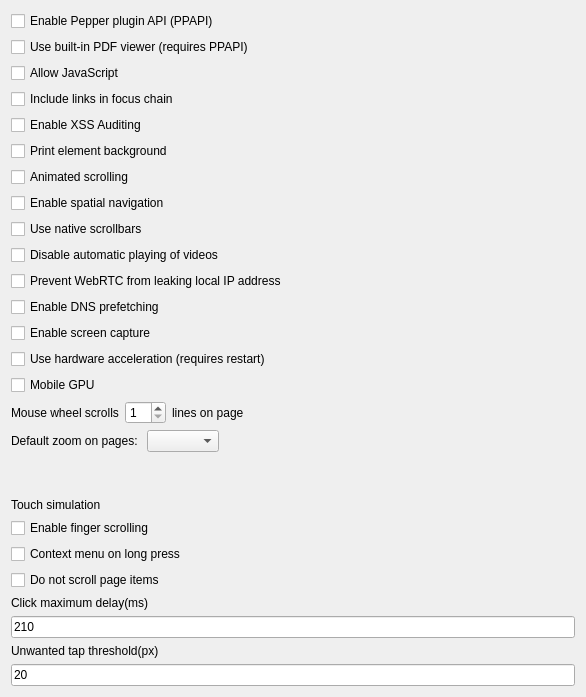
             <widget class="QWidget" name="tab">
              <attribute name="title">
               <string>Web Configuration</string>
              </attribute>
              <layout class="QGridLayout" name="gridLayout_18">
               <item row="2" column="0">
                <layout class="QHBoxLayout" name="horizontalLayout_11">
                 <item>
                  <widget class="QLabel" name="label_14">
                   <property name="sizePolicy">
                    <sizepolicy hsizetype="Fixed" vsizetype="Preferred">
                     <horstretch>0</horstretch>
                     <verstretch>0</verstretch>
                    </sizepolicy>
                   </property>
                   <property name="text">
                    <string>Mouse wheel scrolls</string>
                   </property>
                  </widget>
                 </item>
                 <item>
                  <widget class="QSpinBox" name="wheelScroll">
                   <property name="sizePolicy">
                    <sizepolicy hsizetype="Fixed" vsizetype="Fixed">
                     <horstretch>0</horstretch>
                     <verstretch>0</verstretch>
                    </sizepolicy>
                   </property>
                   <property name="minimum">
                    <number>1</number>
                   </property>
                  </widget>
                 </item>
                 <item>
                  <widget class="QLabel" name="label_26">
                   <property name="text">
                    <string>lines on page</string>
                   </property>
                  </widget>
                 </item>
                </layout>
               </item>
               <item row="0" column="0">
                <layout class="QVBoxLayout" name="verticalLayout">
                 <item>
                  <widget class="QCheckBox" name="allowPlugins">
                   <property name="text">
                    <string>Enable Pepper plugin API (PPAPI)</string>
                   </property>
                  </widget>
                 </item>
                 <item>
                  <widget class="QCheckBox" name="intPDFViewer">
                   <property name="text">
                    <string>Use built-in PDF viewer (requires PPAPI)</string>
                   </property>
                  </widget>
                 </item>
                 <item>
                  <widget class="QCheckBox" name="allowJavaScript">
                   <property name="text">
                    <string>Allow JavaScript</string>
                   </property>
                  </widget>
                 </item>
                 <item>
                  <widget class="QCheckBox" name="linksInFocusChain">
                   <property name="text">
                    <string>Include links in focus chain</string>
                   </property>
                  </widget>
                 </item>
                 <item>
                  <widget class="QCheckBox" name="xssAuditing">
                   <property name="text">
                    <string extracomment="try to detect possible XSS attacks when executing javascript">Enable XSS Auditing</string>
                   </property>
                  </widget>
                 </item>
                 <item>
                  <widget class="QCheckBox" name="printEBackground">
                   <property name="text">
                    <string extracomment="when you are printing page (on printer), it determine whether to also print background (color, image) of html elements">Print element background</string>
                   </property>
                  </widget>
                 </item>
                 <item>
                  <widget class="QCheckBox" name="animateScrolling">
                   <property name="text">
                    <string>Animated scrolling</string>
                   </property>
                  </widget>
                 </item>
                 <item>
                  <widget class="QCheckBox" name="spatialNavigation">
                   <property name="text">
                    <string>Enable spatial navigation</string>
                   </property>
                  </widget>
                 </item>
                 <item>
                  <widget class="QCheckBox" name="useNativeScrollbars">
                   <property name="text">
                    <string>Use native scrollbars</string>
                   </property>
                  </widget>
                 </item>
                 <item>
                  <widget class="QCheckBox" name="disableVideoAutoPlay">
                   <property name="text">
                    <string>Disable automatic playing of videos</string>
                   </property>
                  </widget>
                 </item>
                 <item>
                  <widget class="QCheckBox" name="webRTCPublicIpOnly">
                   <property name="text">
                    <string>Prevent WebRTC from leaking local IP address</string>
                   </property>
                  </widget>
                 </item>
                 <item>
                  <widget class="QCheckBox" name="dnsPrefetch">
                   <property name="text">
                    <string>Enable DNS prefetching</string>
                   </property>
                  </widget>
                 </item>
                 <item>
                  <widget class="QCheckBox" name="screenCaptureEnabled">
                   <property name="text">
                    <string>Enable screen capture</string>
                   </property>
                  </widget>
                 </item>
                 <item>
                  <widget class="QCheckBox" name="hardwareAccel">
                   <property name="text">
                    <string>Use hardware acceleration (requires restart)</string>
                   </property>
                  </widget>
                 </item>
                 <item>
                  <widget class="QCheckBox" name="mobileGPU">
                   <property name="text">
                    <string>Mobile GPU</string>
                   </property>
                  </widget>
                 </item>
                </layout>
               </item>
               <item row="6" column="0">
                <widget class="QCheckBox" name="enableFingerScrolling">
                 <property name="text">
                  <string>Enable finger scrolling</string>
                 </property>
                </widget>
               </item>
               <item row="3" column="0">
                <layout class="QHBoxLayout" name="horizontalLayout_12">
                 <item>
                  <widget class="QLabel" name="label_44">
                   <property name="text">
                    <string>Default zoom on pages: </string>
                   </property>
                  </widget>
                 </item>
                 <item>
                  <widget class="QComboBox" name="defaultZoomLevel"/>
                 </item>
                 <item>
                  <spacer name="horizontalSpacer_12">
                   <property name="orientation">
                    <enum>Qt::Horizontal</enum>
                   </property>
                   <property name="sizeHint" stdset="0">
                    <size>
                     <width>40</width>
                     <height>20</height>
                    </size>
                   </property>
                  </spacer>
                 </item>
                </layout>
               </item>
               <item row="10" column="0">
                <widget class="QLabel" name="label_11">
                 <property name="text">
                  <string>Click maximum delay(ms)</string>
                 </property>
                </widget>
               </item>
               <item row="12" column="0">
                <widget class="QLabel" name="label_16">
                 <property name="text">
                  <string>Unwanted tap threshold(px)</string>
                 </property>
                </widget>
               </item>
               <item row="8" column="0">
                <widget class="QCheckBox" name="scrollPageOnly">
                 <property name="text">
                  <string>Do not scroll page items</string>
                 </property>
                </widget>
               </item>
               <item row="11" column="0">
                <widget class="QLineEdit" name="mouseDelay">
                 <property name="sizePolicy">
                  <sizepolicy hsizetype="Minimum" vsizetype="Fixed">
                   <horstretch>0</horstretch>
                   <verstretch>0</verstretch>
                  </sizepolicy>
                 </property>
                 <property name="minimumSize">
                  <size>
                   <width>564</width>
                   <height>0</height>
                  </size>
                 </property>
                 <property name="text">
                  <string>210</string>
                 </property>
                </widget>
               </item>
               <item row="5" column="0">
                <widget class="QLabel" name="label_8">
                 <property name="text">
                  <string>Touch simulation</string>
                 </property>
                </widget>
               </item>
               <item row="13" column="0">
                <widget class="QLineEdit" name="mouseThreshold">
                 <property name="text">
                  <string>20</string>
                 </property>
                </widget>
               </item>
               <item row="4" column="0">
                <spacer name="verticalSpacer_9">
                 <property name="orientation">
                  <enum>Qt::Vertical</enum>
                 </property>
                 <property name="sizeHint" stdset="0">
                  <size>
                   <width>20</width>
                   <height>40</height>
                  </size>
                 </property>
                </spacer>
               </item>
               <item row="7" column="0">
                <widget class="QCheckBox" name="longPressMenu">
                 <property name="text">
                  <string>Context menu on long press</string>
                 </property>
                </widget>
               </item>
              </layout>
             </widget>
